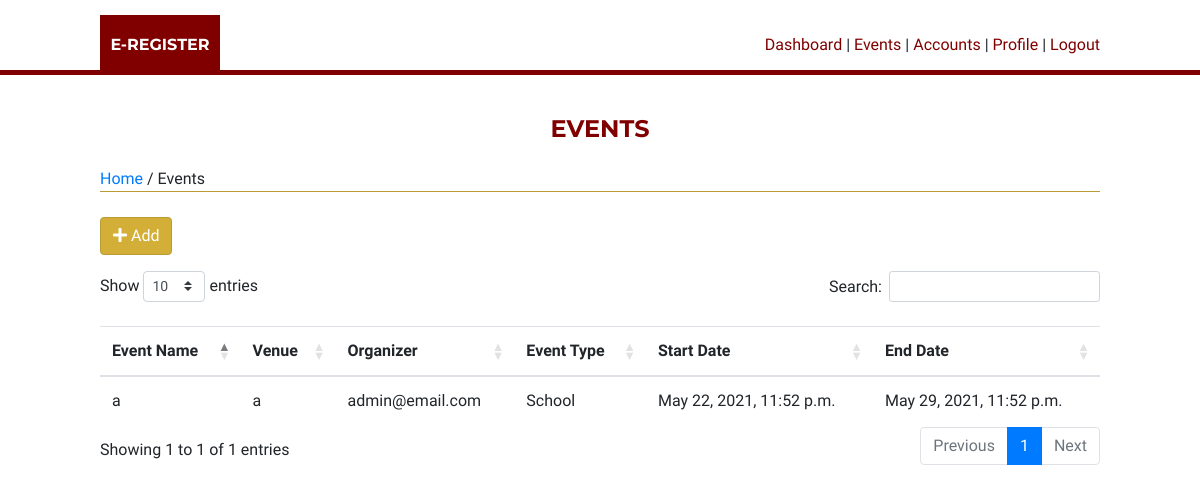
The page / (signed in) on the database as committed earlier.
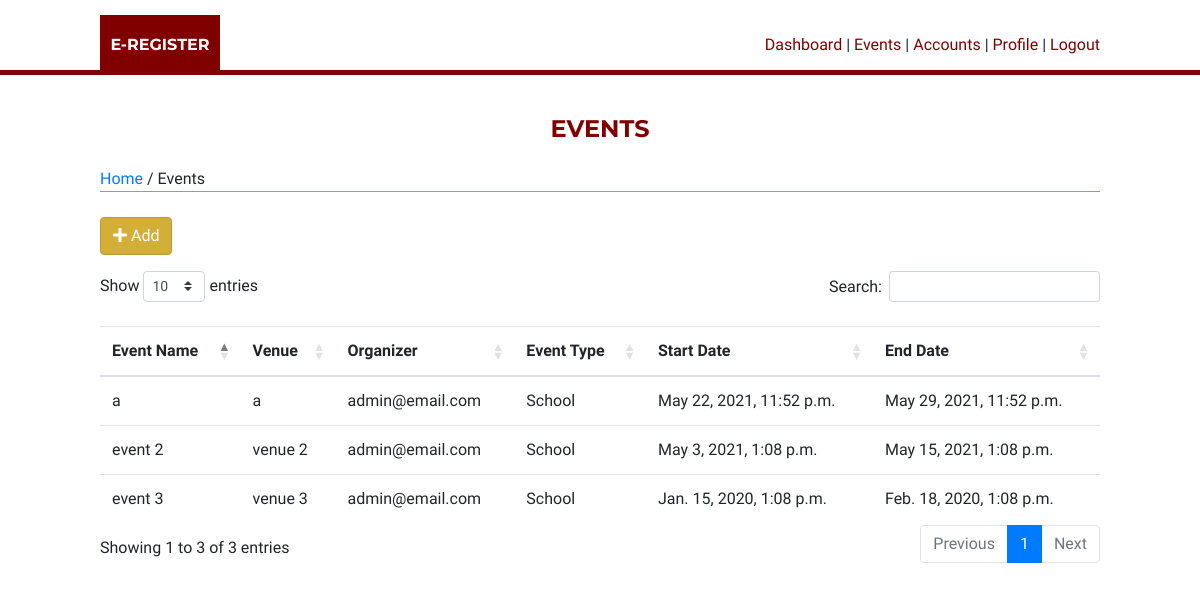
The same page on the database as committed later.
### events/models.py (models this page shows)
class Event(models.Model):
    name = models.CharField(max_length=100)
    venue = models.CharField(max_length=100)
    organizer = models.ForeignKey('accounts.user', on_delete=models.DO_NOTHING)
    event_type = models.ForeignKey('events.EventType', on_delete=models.CASCADE, null=False, blank=False)
    start_date = models.DateTimeField(null=False, blank=False)
    end_date = models.DateTimeField(null=False, blank=False)
    date_created = models.DateTimeField(auto_now_add=True)

class EventType(models.Model):
    name = models.CharField(max_length=100)
    date_created = models.DateTimeField(auto_now_add=True)
    def __str__(self):
        return self.name

### accounts/models.py (models this page shows, shortened)
class User(AbstractBaseUser, PermissionsMixin):
    first_name = models.CharField(max_length=50)
    middle_name = models.CharField(max_length=50)
    last_name = models.CharField(max_length=50)
    email = models.EmailField(max_length=30, unique=True)
    contact_no = models.CharField(max_length=20, blank=True)
    role = models.ForeignKey(UserRole, on_delete=models.CASCADE, null=True, default=None, blank=True)
    qr_code = models.ImageField(upload_to='qr_code', null=True)
    qr_id = models.CharField(max_length=50)
    is_admin = models.BooleanField(default=False)
    is_staff = models.BooleanField(default=False)
    is_superuser = models.BooleanField(default=False)
    objects = UserManager()
    USERNAME_FIELD = 'email'
    REQUIRED_FIELDS = []

### events/views.py (the view, shortened to what this page needs)
# urls.py: path('', views.Home.as_view(), name='events-home'),
class Home(View):
    name = 'events/index.html'
    @method_decorator(login_required)
    def get(self, request):
        context = {
            'events': Event.objects.all(),
            'eventTypes': EventType.objects.all(),
        }
        return render(request, self.name, context)

### events/templates/events/index.html (shortened to what this page needs)
{% extends 'events/base.html' %}
{% block content %}
    <div class="wrapper">
        <h4 class="page-title">EVENTS</h4>
        <div class="breadcrumbs"> {% if user.role.pk == 1 %}<a href="{% url 'accounts-dashboard' %}">{% else %}<a href="{% url 'events-home' %}">{% endif %}Home</a> / Events</div>
        {% if user.role.pk == 1 %}
        <a href="#" class="btn btn-primary" data-toggle="modal" data-target="#add-modal"><i class="fas fa-plus"></i> Add</a>
        {% endif %}
        <table id="tbl-event" class="table stripe">
            <thead>
                <tr>
                    <th>Event Name</th>
                    <th>Venue</th>
                    <th>Organizer</th>
                    <th>Event Type</th>
                    <th>Start Date</th>
                    <th>End Date</th>
                </tr>
            </thead>
            <tbody>
            {% for event in events %}
                <tr>
                    <td>{{ event.name }}</td>
                    <td>{{ event.venue }}</td>
                    <td>{{ event.organizer }}</td>
                    <td>{{ event.event_type }}</td>
                    <td>{{ event.start_date }}</td>
                    <td>{{ event.end_date }}</td>
                </tr>
            {% endfor %}
            </tbody>
        </table>
    </div>
{% endblock %}

### events/templates/events/base.html (shortened to what this page needs)
{% load static %}
<!DOCTYPE html>
<html lang="en">
<head>
    <link rel="stylesheet" href="{% static 'css/bootstrap/bootstrap.min.css' %}">
    <link rel="stylesheet" href="{% static 'css/fontawesome/fontawesome.min.css' %}">
    <link rel="stylesheet" href="{% static 'css/datatables/dataTables.bootstrap4.min.css' %}">
    <link rel="stylesheet" href="{% static 'css/sweetalert/sweetalert2.min.css' %}">
    <link rel="stylesheet" href="https://pro.fontawesome.com/releases/v5.10.0/css/all.css"/>
    <link rel="stylesheet" href="https://cdnjs.cloudflare.com/ajax/libs/twitter-bootstrap/4.5.2/css/bootstrap.css">
    <link rel="stylesheet" href="https://cdn.datatables.net/1.10.24/css/dataTables.bootstrap4.min.css">
</head>
<body>
    <header>
        <div class="wrapper">
                <div id="header-left">
                    <a href="{% url 'events-home' %}">E-REGISTER</a>
                </div>
                <div id="header-right">
                    <nav>
                    {% if user.is_authenticated %}
                        {% if user.role.pk == 1 %}
                        <a href="{% url 'accounts-dashboard' %}">Dashboard</a> |
                        {% endif %}
                        <a href="{% url 'events-home' %}">Events</a> |
                        {% if user.role.pk == 1 %}
                        <a href="{% url 'accounts-manage' %}">Accounts</a> |
                        {% endif %}
                        <a href="{% url 'accounts-profile' %}">Profile</a> |
                        <a href="{% url 'accounts-logout' %}">Logout</a>
                    {% endif %}
                        </nav>
                </div>
        </div>
    </header>
    <div id="main-container">
        {% block content %} {% endblock %}
    </div>
</body>
</html>

### events/templates/events/base.html (style rules this page uses)
body { font-family:'Mulish';overflow-x:hidden; }
table { width:100% !important; }
.table, .dataTables_wrapper { margin-top:16px; !important }
h4.page-title { font-family:'Montserrat'; }
header { background-color: #fff;height:60px;border-bottom: 5px solid #800000;margin-top:15px;padding: 0 10px; }
header #header-left a { color:white;display:block;font-weight:700; }
.wrapper { max-width:1000px; margin:auto;height:100%; }
#header-left { display:inline-block;height:100%;width: 120px;text-align: center;line-height: 60px;background: #800000;font-family:'Montserrat'; }
#header-right { float:right; height: 100%;line-height: 60px; }
#header-right a { color:#800000; }
.breadcrumbs { border-bottom:1px solid #ba9b36; margin-bottom:25px; }
#main-container { padding:25px 0; }
.page-title { font-weight: 700;color: #800000;padding: 15px 10px;text-align: center; }
.btn-primary { background: #D4AF37;border-color:#ba9b36; }

Rows that differ between the two databases and show on the page:
added Event: name "event 2", venue "venue 2", organizer "admin@email.com", event_type "School", start_date "May 3, 2021, 1:08 p.m.", end_date "May 15, 2021, 1:08 p.m."
added Event: name "event 3", venue "venue 3", organizer "admin@email.com", event_type "School", start_date "Jan. 15, 2020, 1:08 p.m.", end_date "Feb. 18, 2020, 1:08 p.m."
Other text that changed with them:
text written by a page script: "Show entries Search: Showing 1 to 1 of 1 entries Previous 1 Next" → "Show entries Search: Showing 1 to 3 of 3 entries Previous 1 Next"
